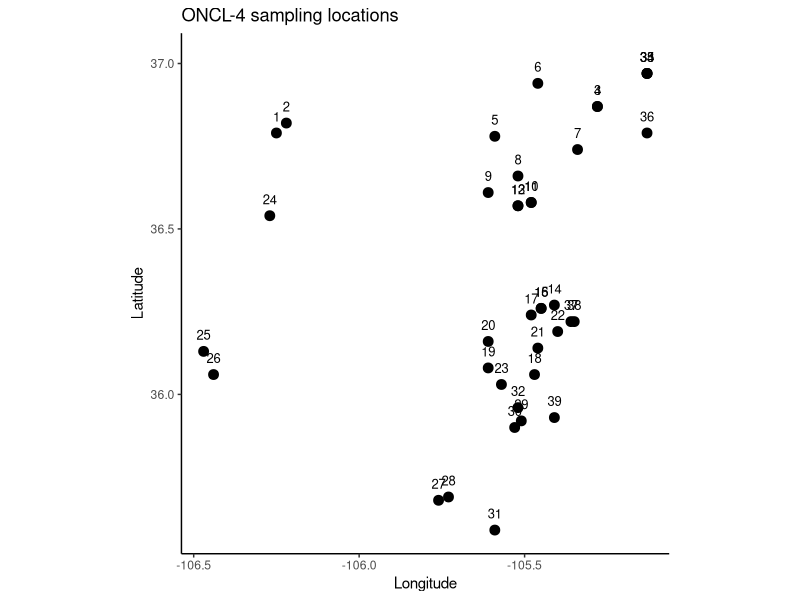
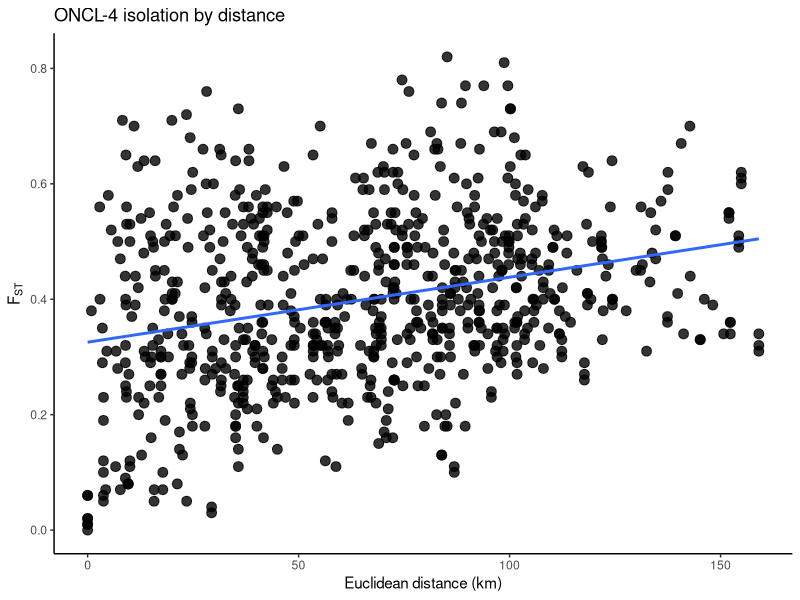

Write R code to recreate these figures, in order. (Note: this script raises an error after producing the figures.)
# -----------------------------
# ONCL-4 Rio Grande cutthroat trout
# site coordinates + FST matrix + IBD plot
# Pritchard et al. 2009 Conservation Genetics
# Coordinates from Table 1; pairwise FST from Supplement B
# -----------------------------

library(ggplot2)
library(geosphere)

# ------------------------------
# paths
# ------------------------------
save_dir <- "/Users/johnmccall/Library/CloudStorage/OneDrive-TheOhioStateUniversity/Spring_2026/Landgen_DGS/DGS-Patterns-of-Fish-Diversity/DGS-Patterns-of-Fish-Diversity/Objective 2/Data/ONCL-4"

# -----------------------------
# 0) site coordinates
# Table 1
# -----------------------------
ONCL_4_coords <- data.frame(
  site = as.character(1:39),
  #site_name = c("NUT", "TQU", "PWD1", "PWD2", "UCO", "UTE", "BIT", "COL", "CRI", "GAV1", "GAV2", "YBA1", "YBA2", "FRJ", "PAL1", "PAL2", "RAN", "ALA", "JIC", "OSH", "PLC", "PRE", "SBE", "ELR", "CAN", "PVA", "DAL", "MCH", "MOR", "MTR", "EST", "VDZ", "VJO", "RICA", "RICB", "MCC", "LUE", "LUW", "MPH"),
  lat = c(
    36.79, 36.82, 36.87, 36.87, 36.78, 36.94,
    36.74, 36.66, 36.61, 36.58, 36.58, 36.57,
    36.57, 36.27, 36.26, 36.26, 36.24, 36.06,
    36.08, 36.16, 36.14, 36.19, 36.03, 36.54,
    36.13, 36.06, 35.68, 35.69, 35.92, 35.90,
    35.59, 35.96, 36.97, 36.97, 36.97, 36.79,
    36.22, 36.22, 35.93
  ),
  lon = c(
    -106.25, -106.22, -105.28, -105.28, -105.59, -105.46,
    -105.34, -105.52, -105.61, -105.48, -105.48, -105.52,
    -105.52, -105.41, -105.45, -105.45, -105.48, -105.47,
    -105.61, -105.61, -105.46, -105.40, -105.57, -106.27,
    -106.47, -106.44, -105.76, -105.73, -105.51, -105.53,
    -105.59, -105.52, -105.13, -105.13, -105.13, -105.13,
    -105.36, -105.35, -105.41
  ),
  stringsAsFactors = FALSE
)

# -----------------------------
# 1) map of sampling locations
# -----------------------------
ggplot(ONCL_4_coords, aes(x = lon, y = lat)) +
  geom_point(size = 3) +
  geom_text(aes(label = site), nudge_y = 0.05, size = 3.3) +
  coord_fixed() +
  theme_classic() +
  labs(
    x = "Longitude",
    y = "Latitude",
    title = "ONCL-4 sampling locations"
  )

# -----------------------------
# 2) geographic distance matrix
# straight-line distance in km
# -----------------------------
geo_dist_km <- geosphere::distm(
  as.matrix(ONCL_4_coords[, c("lon", "lat")]),
  fun = geosphere::distHaversine
) / 1000

rownames(geo_dist_km) <- ONCL_4_coords$site
colnames(geo_dist_km) <- ONCL_4_coords$site

# -----------------------------
# 3) helper function:
# takes a vector of lower-triangle values (row-wise order)
# and reconstructs a full symmetric matrix
# -----------------------------
fill_sym_from_lower <- function(pops, vals, diag_val = 0) {

  n <- length(pops)

  stopifnot(length(vals) == n * (n - 1) / 2)

  mat <- matrix(
    0,
    nrow = n,
    ncol = n,
    dimnames = list(pops, pops)
  )

  k <- 1
  for (i in 2:n) {
    for (j in 1:(i - 1)) {
      mat[i, j] <- vals[k]
      mat[j, i] <- vals[k]
      k <- k + 1
    }
  }

  diag(mat) <- diag_val
  mat
}

# -----------------------------
# 4) pairwise FST matrix
# FST values transcribed from Supplement B
# lower triangle row-wise order
# negatives set to 0 after reconstruction
# -----------------------------
fst_vals <- c(
    0.07, 0.10, 0.13, 0.11, 0.13, 0.01, 0.11, 0.12,
    0.04, 0.03, 0.16, 0.15, 0.10, 0.07, 0.08, 0.37,
    0.35, 0.35, 0.32, 0.32, 0.30, 0.31, 0.28, 0.29,
    0.26, 0.25, 0.25, 0.19, 0.41, 0.39, 0.36, 0.34,
    0.34, 0.31, 0.34, 0.27, 0.26, 0.21, 0.24, 0.22,
    0.21, 0.18, 0.17, 0.08, 0.20, 0.26, 0.24, 0.25,
    0.23, 0.22, 0.21, 0.14, 0.08, 0.23, 0.02, 0.33,
    0.32, 0.32, 0.29, 0.28, 0.28, 0.20, 0.11, 0.23,
    0.10, 0.05, 0.34, 0.34, 0.32, 0.30, 0.29, 0.31,
    0.18, 0.12, 0.24, 0.12, 0.06, 0.06, 0.34, 0.28,
    0.31, 0.30, 0.27, 0.25, 0.27, 0.24, 0.30, 0.18,
    0.16, 0.23, 0.27, 0.44, 0.38, 0.40, 0.37, 0.35,
    0.34, 0.33, 0.23, 0.36, 0.22, 0.25, 0.30, 0.32,
    0.23, 0.38, 0.32, 0.35, 0.32, 0.31, 0.29, 0.26,
    0.14, 0.28, 0.11, 0.14, 0.18, 0.20, 0.19, 0.06,
    0.47, 0.41, 0.42, 0.41, 0.37, 0.38, 0.30, 0.23,
    0.39, 0.21, 0.26, 0.26, 0.33, 0.28, 0.35, 0.29,
    0.32, 0.28, 0.32, 0.31, 0.28, 0.29, 0.40, 0.25,
    0.40, 0.24, 0.27, 0.31, 0.35, 0.32, 0.34, 0.27,
    0.43, 0.39, 0.34, 0.36, 0.36, 0.30, 0.31, 0.46,
    0.27, 0.40, 0.26, 0.32, 0.32, 0.40, 0.35, 0.37,
    0.29, 0.43, 0.13, 0.53, 0.48, 0.52, 0.50, 0.46,
    0.40, 0.45, 0.36, 0.51, 0.38, 0.41, 0.39, 0.44,
    0.37, 0.45, 0.38, 0.55, 0.33, 0.44, 0.35, 0.29,
    0.33, 0.30, 0.29, 0.27, 0.38, 0.23, 0.34, 0.22,
    0.26, 0.26, 0.32, 0.30, 0.31, 0.22, 0.39, 0.09,
    0.16, 0.30, 0.36, 0.30, 0.35, 0.33, 0.30, 0.30,
    0.40, 0.23, 0.35, 0.22, 0.26, 0.25, 0.33, 0.29,
    0.32, 0.25, 0.39, 0.07, 0.13, 0.30, 0.07, 0.35,
    0.29, 0.32, 0.30, 0.27, 0.27, 0.34, 0.17, 0.32,
    0.19, 0.22, 0.22, 0.27, 0.28, 0.26, 0.18, 0.36,
    0.08, 0.11, 0.29, 0.05, 0.05, 0.28, 0.24, 0.24,
    0.23, 0.23, 0.20, 0.30, 0.22, 0.32, 0.19, 0.16,
    0.23, 0.26, 0.20, 0.25, 0.18, 0.36, 0.18, 0.25,
    0.26, 0.18, 0.22, 0.18, 0.53, 0.49, 0.52, 0.47,
    0.45, 0.38, 0.49, 0.38, 0.53, 0.37, 0.47, 0.45,
    0.50, 0.48, 0.51, 0.39, 0.60, 0.47, 0.51, 0.58,
    0.40, 0.50, 0.44, 0.36, 0.66, 0.61, 0.62, 0.59,
    0.52, 0.46, 0.64, 0.56, 0.69, 0.54, 0.65, 0.63,
    0.73, 0.52, 0.58, 0.56, 0.74, 0.45, 0.59, 0.67,
    0.45, 0.54, 0.53, 0.32, 0.71, 0.56, 0.55, 0.51,
    0.51, 0.46, 0.44, 0.56, 0.51, 0.59, 0.53, 0.57,
    0.58, 0.60, 0.55, 0.62, 0.59, 0.67, 0.57, 0.63,
    0.70, 0.55, 0.61, 0.56, 0.48, 0.69, 0.78, 0.45,
    0.43, 0.37, 0.36, 0.33, 0.34, 0.47, 0.41, 0.47,
    0.42, 0.42, 0.46, 0.48, 0.43, 0.53, 0.49, 0.59,
    0.48, 0.56, 0.65, 0.47, 0.51, 0.46, 0.39, 0.67,
    0.76, 0.40, 0.63, 0.62, 0.58, 0.57, 0.52, 0.51,
    0.61, 0.58, 0.65, 0.60, 0.62, 0.62, 0.66, 0.58,
    0.66, 0.64, 0.73, 0.64, 0.71, 0.76, 0.62, 0.65,
    0.64, 0.54, 0.77, 0.82, 0.58, 0.43, 0.53, 0.50,
    0.49, 0.49, 0.45, 0.45, 0.47, 0.46, 0.54, 0.48,
    0.49, 0.51, 0.52, 0.45, 0.54, 0.51, 0.56, 0.53,
    0.58, 0.60, 0.51, 0.53, 0.51, 0.44, 0.67, 0.74,
    0.50, 0.45, 0.56, 0.40, 0.39, 0.33, 0.33, 0.31,
    0.34, 0.45, 0.40, 0.48, 0.40, 0.40, 0.45, 0.46,
    0.40, 0.49, 0.46, 0.52, 0.47, 0.53, 0.61, 0.45,
    0.48, 0.45, 0.38, 0.61, 0.66, 0.40, 0.23, 0.33,
    0.39, 0.37, 0.36, 0.34, 0.33, 0.32, 0.35, 0.38,
    0.36, 0.43, 0.36, 0.35, 0.40, 0.40, 0.35, 0.44,
    0.40, 0.47, 0.42, 0.49, 0.54, 0.41, 0.42, 0.40,
    0.35, 0.56, 0.63, 0.35, 0.25, 0.31, 0.31, 0.16,
    0.36, 0.35, 0.31, 0.30, 0.30, 0.31, 0.43, 0.37,
    0.36, 0.34, 0.36, 0.39, 0.40, 0.36, 0.42, 0.38,
    0.45, 0.40, 0.43, 0.51, 0.38, 0.39, 0.38, 0.33,
    0.55, 0.60, 0.50, 0.36, 0.50, 0.40, 0.34, 0.29,
    0.36, 0.33, 0.30, 0.27, 0.28, 0.30, 0.40, 0.32,
    0.35, 0.32, 0.32, 0.36, 0.36, 0.34, 0.40, 0.35,
    0.43, 0.38, 0.42, 0.50, 0.35, 0.36, 0.34, 0.31,
    0.55, 0.62, 0.51, 0.36, 0.51, 0.40, 0.32, 0.27,
    0.02, 0.32, 0.31, 0.27, 0.25, 0.26, 0.27, 0.39,
    0.33, 0.34, 0.30, 0.31, 0.36, 0.36, 0.33, 0.39,
    0.35, 0.42, 0.36, 0.40, 0.50, 0.35, 0.35, 0.34,
    0.30, 0.54, 0.61, 0.49, 0.34, 0.50, 0.39, 0.31,
    0.26, 0.00, 0.01, 0.49, 0.46, 0.45, 0.44, 0.39,
    0.38, 0.51, 0.43, 0.55, 0.44, 0.47, 0.52, 0.55,
    0.45, 0.52, 0.51, 0.62, 0.48, 0.55, 0.66, 0.49,
    0.53, 0.50, 0.40, 0.67, 0.70, 0.57, 0.48, 0.65,
    0.52, 0.41, 0.39, 0.41, 0.40, 0.40, 0.53, 0.51,
    0.49, 0.46, 0.44, 0.44, 0.54, 0.51, 0.57, 0.49,
    0.51, 0.55, 0.56, 0.50, 0.56, 0.53, 0.70, 0.56,
    0.66, 0.72, 0.54, 0.58, 0.55, 0.43, 0.73, 0.81,
    0.63, 0.55, 0.59, 0.54, 0.41, 0.33, 0.41, 0.41,
    0.39, 0.59, 0.48, 0.46, 0.42, 0.40, 0.39, 0.39,
    0.50, 0.46, 0.50, 0.45, 0.46, 0.50, 0.51, 0.47,
    0.53, 0.50, 0.63, 0.51, 0.60, 0.68, 0.48, 0.52,
    0.49, 0.42, 0.68, 0.77, 0.47, 0.35, 0.51, 0.48,
    0.33, 0.28, 0.35, 0.34, 0.32, 0.52, 0.38, 0.49,
    0.44, 0.47, 0.46, 0.42, 0.42, 0.54, 0.48, 0.55,
    0.46, 0.49, 0.53, 0.55, 0.49, 0.56, 0.53, 0.64,
    0.50, 0.59, 0.66, 0.49, 0.52, 0.50, 0.44, 0.69,
    0.77, 0.59, 0.53, 0.65, 0.44, 0.46, 0.37, 0.41,
    0.41, 0.39, 0.51, 0.55, 0.41
)

ONCL_4_fst <- fill_sym_from_lower(
  pops = ONCL_4_coords$site,
  vals = fst_vals,
  diag_val = 0
)

ONCL_4_fst[ONCL_4_fst < 0] <- 0

# -----------------------------
# 5) pairwise dataframe for IBD plot
# -----------------------------
ibd_df <- data.frame(
  site1   = rownames(ONCL_4_fst)[row(ONCL_4_fst)[upper.tri(ONCL_4_fst)]],
  site2   = colnames(ONCL_4_fst)[col(ONCL_4_fst)[upper.tri(ONCL_4_fst)]],
  fst     = ONCL_4_fst[upper.tri(ONCL_4_fst)],
  dist_km = geo_dist_km[upper.tri(geo_dist_km)]
)

# -----------------------------
# 6) IBD plot
# -----------------------------
ggplot(ibd_df, aes(x = dist_km, y = fst)) +
  geom_point(size = 3, alpha = 0.8) +
  geom_smooth(method = "lm", se = FALSE) +
  theme_classic() +
  labs(
    x = "Euclidean distance (km)",
    y = expression(F[ST]),
    title = "ONCL-4 isolation by distance"
  )

# -----------------------------
# 7) quick checks
# -----------------------------
stopifnot(identical(rownames(ONCL_4_fst), ONCL_4_coords$site))
stopifnot(identical(colnames(ONCL_4_fst), ONCL_4_coords$site))
stopifnot(isTRUE(all.equal(ONCL_4_fst, t(ONCL_4_fst))))
stopifnot(length(fst_vals) == nrow(ONCL_4_coords) * (nrow(ONCL_4_coords) - 1) / 2)

# -----------------------------
# 8) save RData
# -----------------------------
out_dir <- file.path(save_dir, "data")

if (!dir.exists(out_dir)) {
  dir.create(out_dir, recursive = TRUE)
}

save(
  ONCL_4_fst,
  ONCL_4_coords,
  file = file.path(out_dir, "ONCL-4.RData")
)
